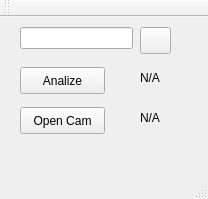
<?xml version="1.0" encoding="UTF-8"?>
<ui version="4.0">
 <class>sate</class>
 <widget class="QMainWindow" name="sate">
  <property name="geometry">
   <rect>
    <x>0</x>
    <y>0</y>
    <width>208</width>
    <height>199</height>
   </rect>
  </property>
  <property name="windowTitle">
   <string>sate</string>
  </property>
  <widget class="QWidget" name="centralWidget">
   <widget class="QLineEdit" name="txtFile">
    <property name="geometry">
     <rect>
      <x>20</x>
      <y>10</y>
      <width>113</width>
      <height>22</height>
     </rect>
    </property>
    <property name="readOnly">
     <bool>false</bool>
    </property>
   </widget>
   <widget class="QPushButton" name="btnFile">
    <property name="geometry">
     <rect>
      <x>140</x>
      <y>10</y>
      <width>31</width>
      <height>27</height>
     </rect>
    </property>
    <property name="text">
     <string/>
    </property>
    <property name="icon">
     <iconset theme="folder">
      <normaloff/>
     </iconset>
    </property>
   </widget>
   <widget class="QLabel" name="lblResult">
    <property name="geometry">
     <rect>
      <x>140</x>
      <y>50</y>
      <width>31</width>
      <height>21</height>
     </rect>
    </property>
    <property name="text">
     <string>N/A</string>
    </property>
   </widget>
   <widget class="QPushButton" name="btnAnalize">
    <property name="geometry">
     <rect>
      <x>20</x>
      <y>50</y>
      <width>85</width>
      <height>27</height>
     </rect>
    </property>
    <property name="text">
     <string>Analize</string>
    </property>
   </widget>
   <widget class="QPushButton" name="btnCam">
    <property name="geometry">
     <rect>
      <x>20</x>
      <y>90</y>
      <width>85</width>
      <height>27</height>
     </rect>
    </property>
    <property name="text">
     <string>Open Cam</string>
    </property>
   </widget>
   <widget class="QLabel" name="lblResultCam">
    <property name="geometry">
     <rect>
      <x>140</x>
      <y>90</y>
      <width>31</width>
      <height>21</height>
     </rect>
    </property>
    <property name="text">
     <string>N/A</string>
    </property>
   </widget>
  </widget>
  <widget class="QMenuBar" name="menuBar">
   <property name="geometry">
    <rect>
     <x>0</x>
     <y>0</y>
     <width>208</width>
     <height>24</height>
    </rect>
   </property>
  </widget>
  <widget class="QToolBar" name="mainToolBar">
   <attribute name="toolBarArea">
    <enum>TopToolBarArea</enum>
   </attribute>
   <attribute name="toolBarBreak">
    <bool>false</bool>
   </attribute>
  </widget>
  <widget class="QStatusBar" name="statusBar"/>
 </widget>
 <layoutdefault spacing="6" margin="11"/>
 <resources/>
 <connections/>
</ui>
